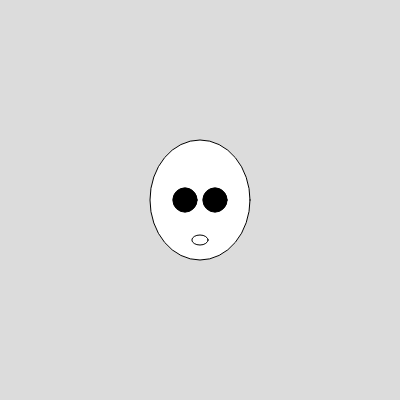
Frame 1 (no input)
Frame 60 (no input): identical to frame 1, image omitted
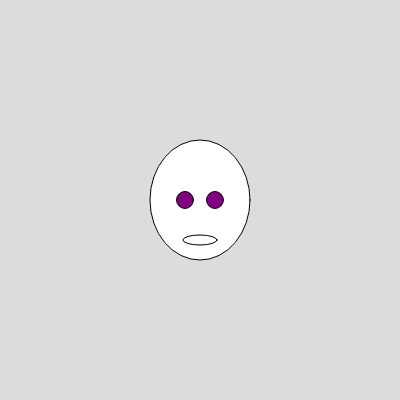
Frame 120 (the mouse pressed at the canvas centre since frame 60)

The p5.js sketch that drew these frames (run headless with seeded random() and noise() and a simulated clock; from frame 60 on, the mouse is pressed at the canvas centre):

// p5.js sketch
// ── sketch.js
let face = {
  eyeColor: "red",
  eyeSize: 20,
  mouthSize: 30
}

function setup() {
  createCanvas(400, 400);
  randomizeFace();
}

function draw() {
  background(220);

  translate(width/2, height/2);
  fill(255);
  ellipse(0, 0, 100, 120);

  fill(face.eyeColor);
  ellipse(-15, 0, face.eyeSize);
  ellipse(15, 0, face.eyeSize);

  fill(255);
  ellipse(0, 40, face.mouthSize, 10)
}

function randomizeFace() {
  face.eyeSize = random(10, 30);
  face.mouthSize = random(10, 40);
  face.eyeColor = random(["blue", "purple", "black", "orange"])
}

function mousePressed(){
  randomizeFace();
}
